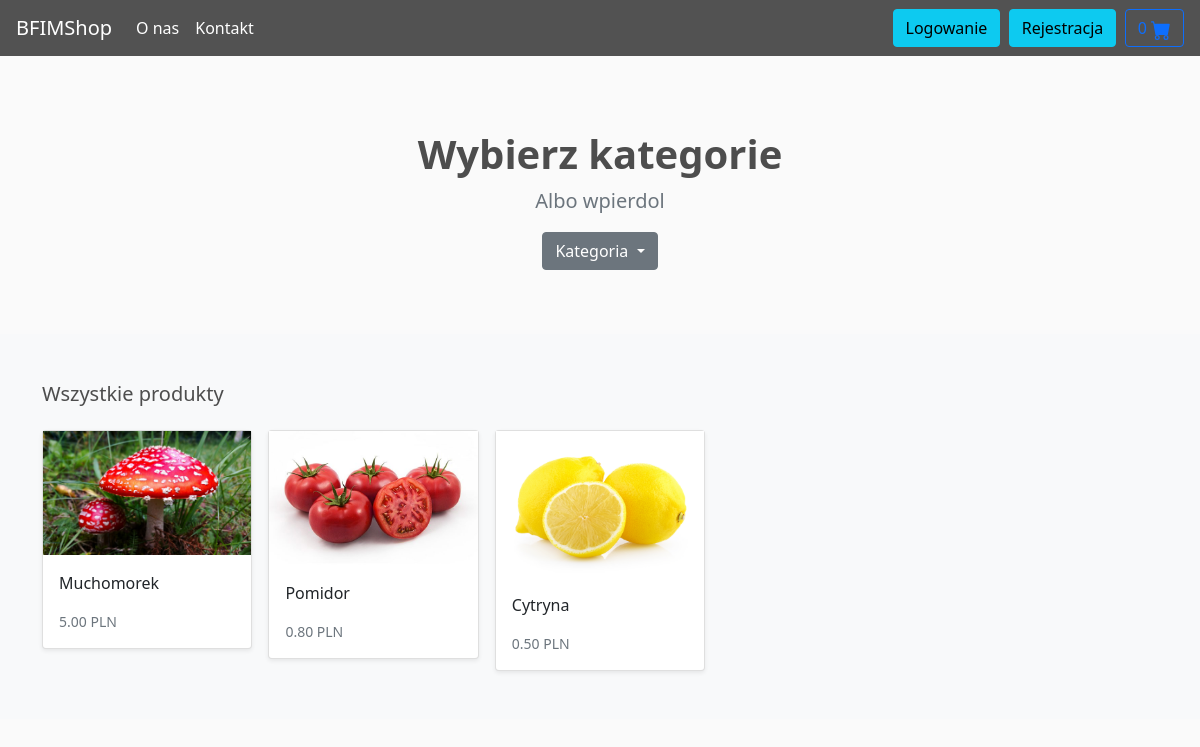
The app's page /, older data.
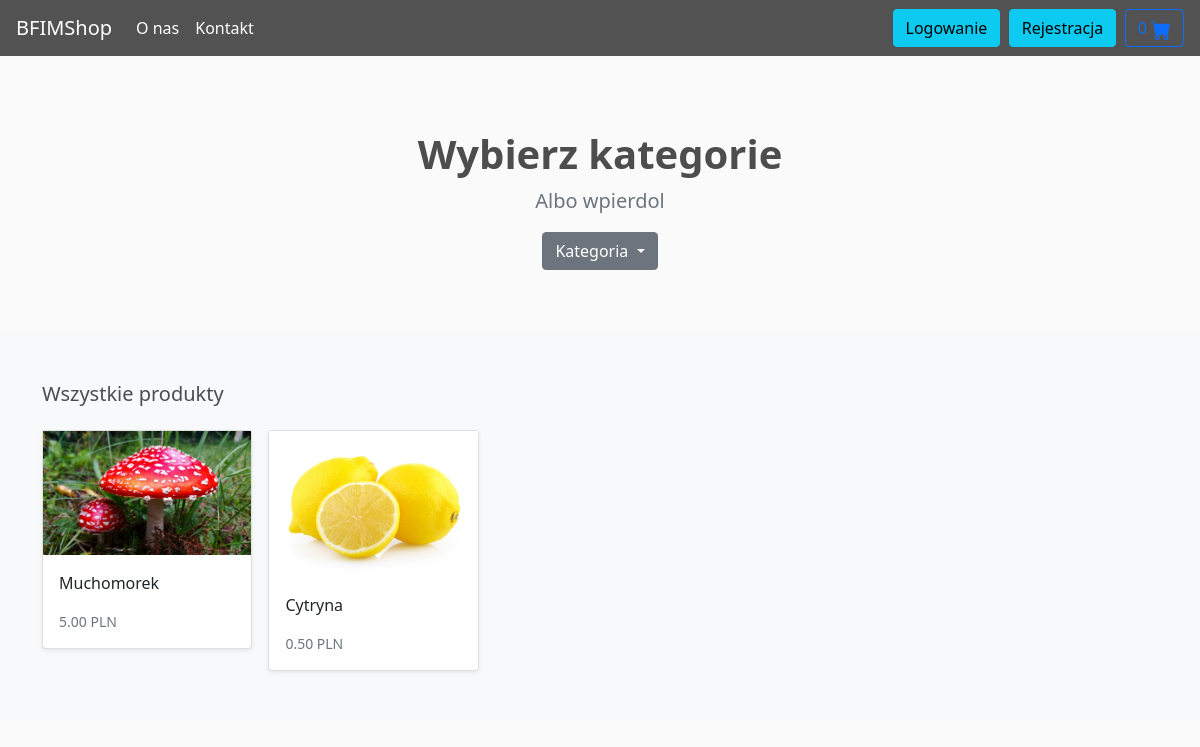
The same page, newer data.
### store/models.py (models this page shows, shortened)
class Product(models.Model):
    category = models.ForeignKey(Category, related_name='product', on_delete=models.CASCADE)
    created_by = models.ForeignKey(User, on_delete=models.CASCADE, related_name='product_creator')
    title = models.CharField(max_length=255)
    author = models.CharField(max_length=255, default='admin')
    description = models.TextField(blank=True)
    image = models.ImageField(upload_to='images/', default='images/default.jpg')
    slug = models.SlugField(max_length=255)
    price = models.DecimalField(max_digits=4, decimal_places=2)
    in_stock = models.BooleanField(default=True)
    is_active = models.BooleanField(default=True)
    created = models.DateTimeField(auto_now_add=True)
    updated = models.DateTimeField(auto_now=True)
    objects = models.Manager()
    products = ProductManager()
    class Meta:
        verbose_name_plural = 'Products'
        ordering = ('-created',)
    def get_absolute_url(self):
        return reverse('store:product_detail', args=[self.slug])

### store/views.py (the view)
# urls.py: path('', views.product_all, name='product_all'),
def product_all(request):
    products = Product.products.all()
    return render(request, 'store/home.html', {'products': products})

### basket/basket.py (called while the page is built)
    def __len__(self):
        return sum(item['qty'] for item in self.basket.values())

### basket/context_processors.py (called while the page is built)
def basket(request):
    return {'basket': Basket(request)}

### store/context_processors.py (called while the page is built)
def categories(request):
    return {
        'categories': Category.objects.all()
    }

### store/models.py (called while the page is built)
    def get_queryset(self):
        return super(ProductManager, self).get_queryset().filter(is_active=True)

    def get_absolute_url(self):
        return reverse('store:category_list', args=[self.slug])

### store/templates/store/home.html (shortened to what this page needs)
{% extends './main.html' %}
{% load static %}
{% block content %}
<main>
    <section class="py-5 text-center container">
      <div class="row py-lg-3">
        <div class="col-lg-6 col-md-8 mx-auto">
          <h1 class="h1 fw-bold">Wybierz kategorie</h1>
          <p class="lead text-muted">Albo wpierdol</p>
          <div class="bd-example">
            <div class="dropdown">
              <button class="btn btn-secondary dropdown-toggle" type="button" id="dropdownMenuButton" data-toggle="dropdown" aria-haspopup="true" aria-expanded="false">
                Kategoria
              </button>
            </div>
            </div>
        </div>
      </div>
    </section>
    <div class="album py-5 bg-light">
      <div class="container">
        <div class="pb-3 h5">Wszystkie produkty</div>
        <div class="row row-cols-1 row-cols-sm-2 row-cols-md-5 g-3">
          {% for product in products %}
          <div class="col">
            <div class="card shadow-sm">
              <img class="img-fluid" alt="Responsive image" src="{{ product.image.url }}">
              <div class="card-body">
                <p class="card-text">
                  <a class="text-dark text-decoration-none" href="{{ product.get_absolute_url }}">{{ product.title }}</a>
                </p>
                <div class="d-flex justify-content-between align-items-center">
                  <small class="text-muted">{{ product.price }} PLN</small>
                </div>
              </div>
            </div>
          </div>
          {% endfor %}
        </div>
      </div>
    </div>
  </main>
{% endblock %}

### store/templates/store/main.html (shortened to what this page needs)
<!DOCTYPE html>
{% load static %}
<html>
<head>
	<link rel="stylesheet" href="https://stackpath.bootstrapcdn.com/bootstrap/4.4.1/css/bootstrap.min.css"
>
	<link rel="stylesheet" type="text/css" href="../../static/css/main.css">
</head>
<body>
	<header>
		<nav class="navbar navbar-expand-lg navbar-dark bg-dark">
			<a class="navbar-brand" href="/">BFIMShop</a>
			<div class="collapse navbar-collapse" id="navbarSupportedContent">
				<ul class="navbar-nav mr-auto">
					<li class="nav-item active">
						<a class="nav-link" href="{% url "store:about" %}">O nas </a>
					</li>
					<li class="nav-item active">
						<a class="nav-link" href="{% url "store:contact" %}">Kontakt </a>
					</li>
				</ul>
				<div class="form-inline my-2 my-lg-0">
					{% if request.user.is_authenticated %}
					<span>Witaj, {{request.user}}</span>
					<p>&nbsp&nbsp</p>
					<a href="{% url "logout" %}" class="btn btn-info">Wyloguj</a>
					{% else %}
					<a href="{% url "login" %}" class="btn btn-info">Logowanie</a>
					<p>&nbsp&nbsp</p>
					<a href="{% url "register" %}" class="btn btn-info">Rejestracja</a>
					{% endif %}
					<p>&nbsp&nbsp</p>
					<a type="button" role="button" href="{% url "basket:basket_summary" %}"
						class="btn btn-outline-primary">
						{% with total_qty=basket|length %}
						<div id="basket_qty" class="d-inline-flex">
						</div>
						{% endwith %}
					</a>
				</div>
			</div>
		</nav>
	</header>
	<div id="content">{% block content %} {% endblock %}</div>
</body>
</html>

Row changes from the older to the newer data that the page shows:
no longer on this page (row edited): Product: image (picture), title "Pomidor", price "0.80"
